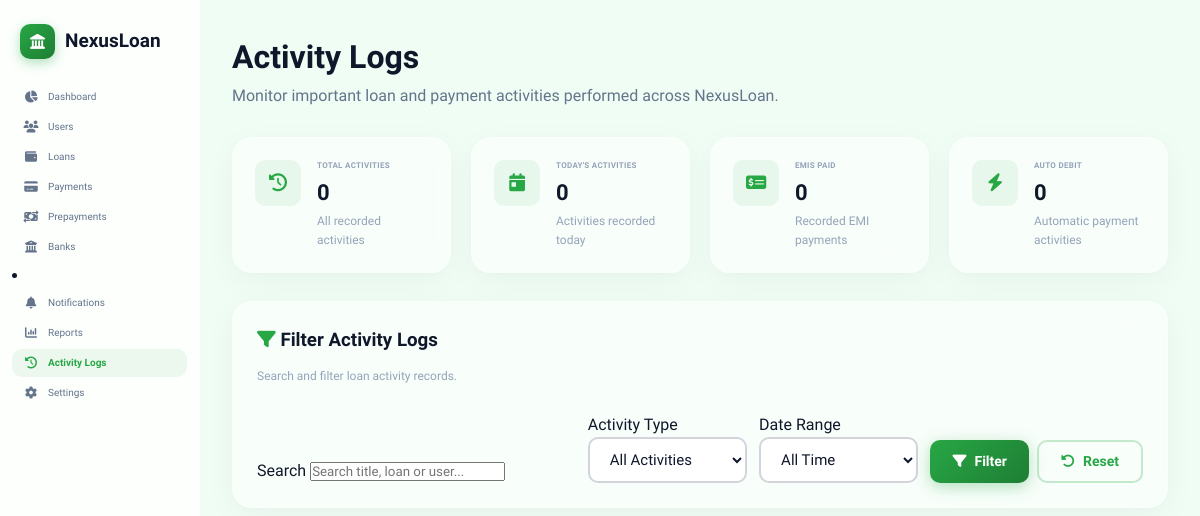
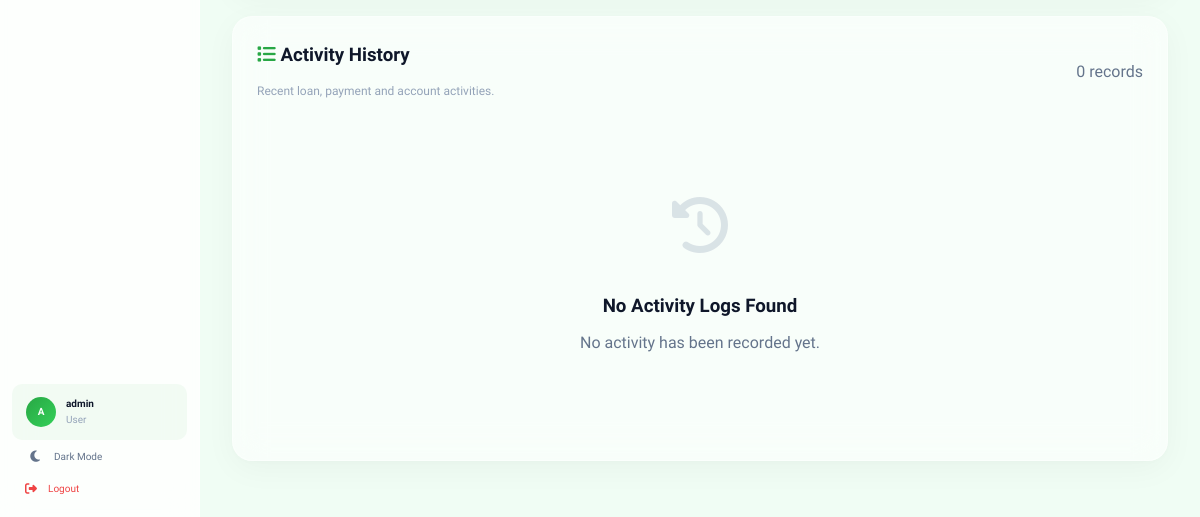
The app's page /activity-logs/ (signed in), older data (2 pictures, top to bottom).
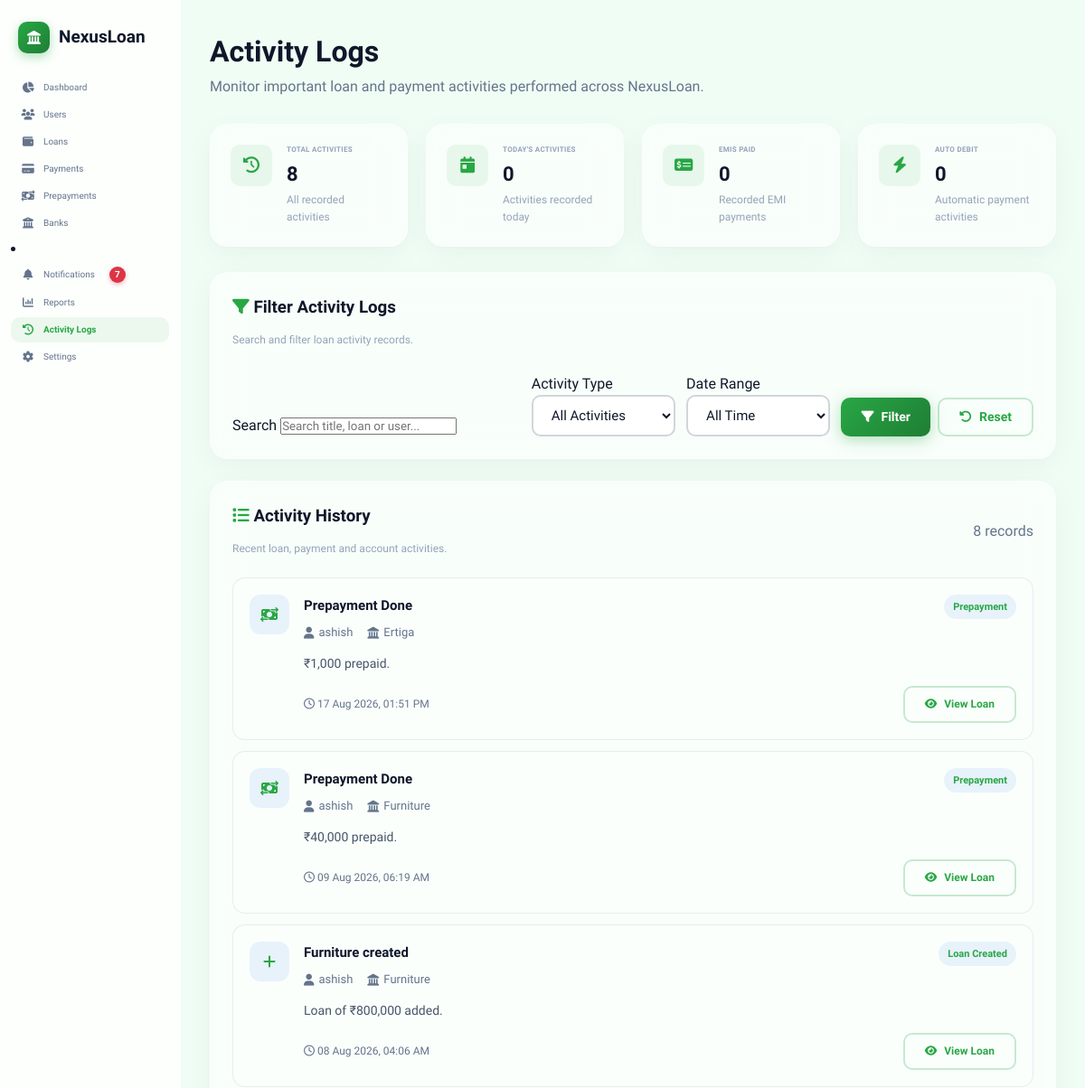
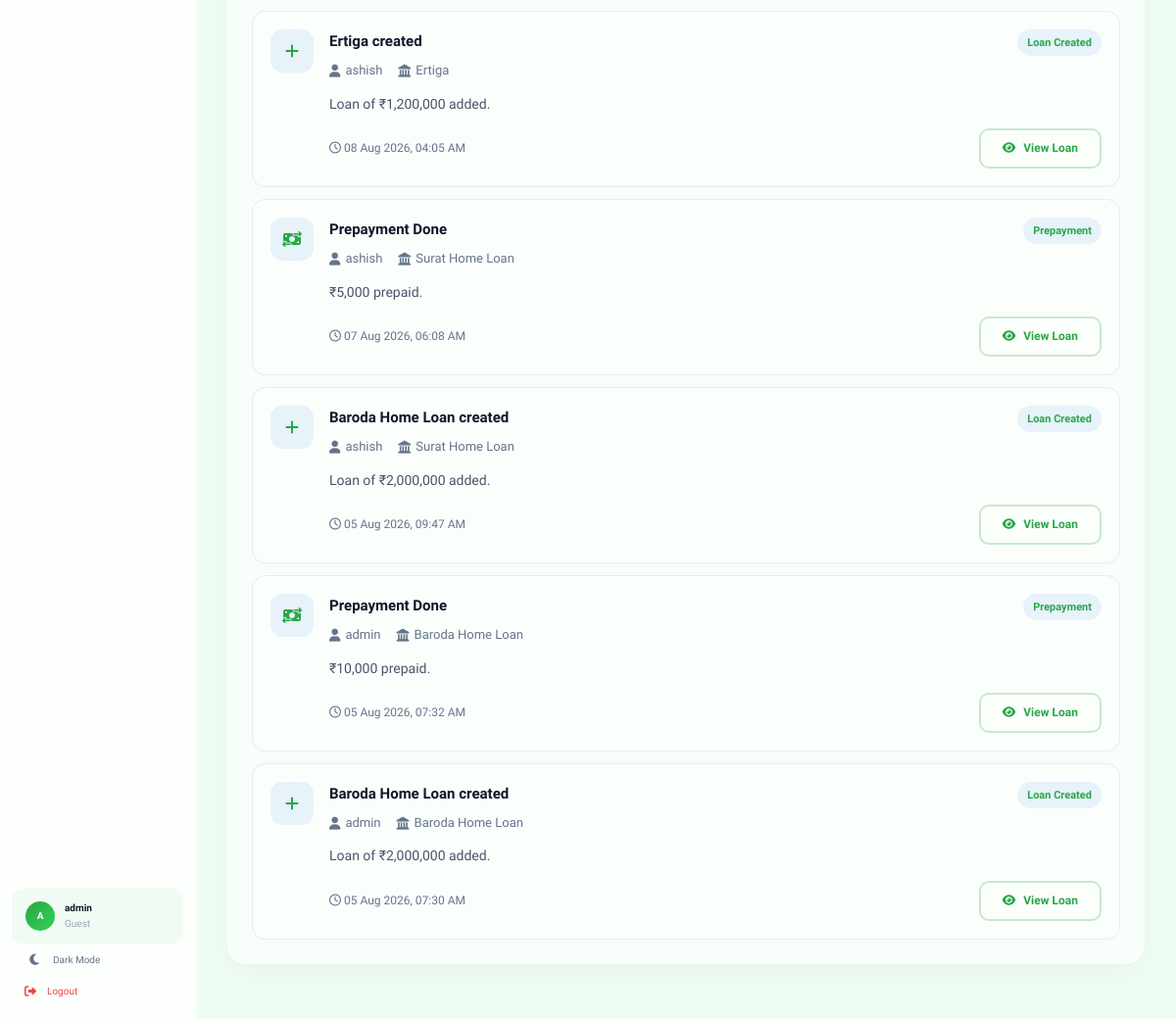
The same page, newer data (2 pictures, top to bottom).
### accounts/models.py (models this page shows, shortened)
class Profile(models.Model):
    ROLE_CHOICES = [
        ("guest", "Guest"),
        ("borrower", "Borrower"),
        ("lender", "Lender"),
    ]
    user = models.OneToOneField(
        settings.AUTH_USER_MODEL, on_delete=models.CASCADE, related_name="profile"
    )
    role = models.CharField(max_length=20, choices=ROLE_CHOICES, default="guest")
    phone = models.CharField(max_length=15, blank=True, null=True)
    available_funds = models.DecimalField(max_digits=15, decimal_places=2, default=0)
    kyc_verified = models.BooleanField(default=False)
    pan_number = models.CharField(max_length=10, blank=True, null=True)
    credit_score = models.PositiveIntegerField(
        default=750, help_text="CIBIL score approximation"
    )
    annual_income = models.DecimalField(max_digits=15, decimal_places=2, default=0)
    created_at = models.DateTimeField(auto_now_add=True)

### dashboard/models.py (models this page shows, shortened)
class ActivityLog(models.Model):
    ACTIONS = [
        ("loan_created", "Loan Created"),
        ("loan_closed", "Loan Closed"),
        ("emi_paid", "EMI Paid"),
        ("prepayment", "Prepayment"),
        ("loan_updated", "Loan Updated"),
        ("auto_debit", "Auto Debit"),
    ]
    user = models.ForeignKey(User, on_delete=models.CASCADE, related_name="activities")
    loan = models.ForeignKey(
        Loan,
        on_delete=models.CASCADE,
        null=True,
        blank=True,
        related_name="activities",
    )
    action = models.CharField(max_length=40, choices=ACTIONS)
    title = models.CharField(max_length=150)
    description = models.TextField(blank=True)
    created_at = models.DateTimeField(auto_now_add=True)
    class Meta:
        ordering = ["-created_at"]

### loans/models.py (models this page shows, shortened)
class Loan(models.Model):
    STATUS_CHOICES = [
        ("active", "Active"),
        ("closed", "Closed"),
        ("default", "Default"),
    ]
    LOAN_TYPE_CHOICES = [
        ("home", "Home Loan"),
        ("car", "Car Loan"),
        ("education", "Education Loan"),
        ("personal", "Personal Loan"),
        ("business", "Business Loan"),
        ("gold", "Gold Loan"),
        ("other", "Other"),
    ]
    EMI_FREQUENCY_CHOICES = [
        ("monthly", "Monthly"),
        ("quarterly", "Quarterly"),
        ("half_yearly", "Half Yearly"),
        ("yearly", "Yearly"),
    ]
    user = models.ForeignKey(
        settings.AUTH_USER_MODEL, on_delete=models.CASCADE, related_name="loans"
    )
    loan_name = models.CharField(max_length=200)
    loan_type = models.CharField(
        max_length=20, choices=LOAN_TYPE_CHOICES, default="home"
    )
    amount = models.DecimalField(max_digits=15, decimal_places=2)
    interest_rate = models.DecimalField(max_digits=5, decimal_places=2)
    tenure_years = models.PositiveIntegerField()
    emi = models.DecimalField(max_digits=15, decimal_places=2)
    start_date = models.DateField()
    first_emi_date = models.DateField(
        null=True,
        blank=True,
        help_text="Date on which first EMI will be deducted.",
    )
    emi_frequency = models.CharField(
        max_length=20,
        choices=EMI_FREQUENCY_CHOICES,
        default="monthly",
    )
    auto_debit = models.BooleanField(
        default=True,
        help_text="Automatically deduct EMI on due date.",
    )
    status = models.CharField(max_length=20, choices=STATUS_CHOICES, default="active")
    closed_date = models.DateField(null=True, blank=True)
    remaining_balance = models.DecimalField(max_digits=15, decimal_places=2, default=0)
    total_interest_paid = models.DecimalField(
        max_digits=15, decimal_places=2, default=0
    )
    is_public = models.BooleanField(
        default=False, help_text="Make visible to lenders for investment"
    )
    funded_amount = models.DecimalField(max_digits=15, decimal_places=2, default=0)
    created_at = models.DateTimeField(auto_now_add=True)
    updated_at = models.DateTimeField(auto_now=True)
    class Meta:
        ordering = ["-created_at"]
        verbose_name = "Loan"
        verbose_name_plural = "Loans"

### loans/views.py (the view, shortened to what this page needs)
@login_required
def activity_logs_dashboard(request):
    if not request.user.is_staff:
        return redirect("dashboard")
    logs = (
        ActivityLog.objects.filter(user__isnull=False)
        .select_related("user", "loan")
        .order_by("-created_at")
    )
    search = request.GET.get("search", "").strip()
    action = request.GET.get("action", "").strip()
    date_range = request.GET.get("date_range", "").strip()
    if action:
        logs = logs.filter(action=action)
    today = timezone.localdate()
    if date_range == "today":
        logs = logs.filter(created_at__date=today)
    elif date_range == "7_days":
        logs = logs.filter(created_at__date__gte=today - timedelta(days=6))
    elif date_range == "30_days":
        logs = logs.filter(created_at__date__gte=today - timedelta(days=29))
    all_logs = ActivityLog.objects.all()
    total_logs = all_logs.count()
    today_logs = all_logs.filter(created_at__date=today).count()
    emi_paid_count = all_logs.filter(action="emi_paid").count()
    auto_debit_count = all_logs.filter(action="auto_debit").count()
    paginator = Paginator(logs, 20)
    page_number = request.GET.get("page")
    page_obj = paginator.get_page(page_number)
    context = {
        "page_title": "Activity Logs",
        "logs": page_obj.object_list,
        "page_obj": page_obj,
        "total_logs": total_logs,
        "today_logs": today_logs,
        "emi_paid_count": emi_paid_count,
        "auto_debit_count": auto_debit_count,
        "search": search,
        "selected_action": action,
        "selected_date_range": date_range,
        "action_choices": ActivityLog.ACTIONS,
    }
    return render(
        request,
        "loans/activity_logs_dashboard.html",
        context,
    )

### loan_manager/context_processors.py (called while the page is built, shortened)
def loan_notifications(request):
    if not request.user.is_authenticated:
        return {
            "header_notifications": [],
            "header_unread_notifications": 0,
        }
    from loans.models import Notification
    if request.user.is_staff:
        notifications = Notification.objects.select_related("loan", "user").order_by(
            "-created_at"
        )[:5]
        unread_count = Notification.objects.filter(is_read=False).count()
    return {
        "header_notifications": notifications,
        "header_unread_notifications": unread_count,
        "is_admin": request.user.is_staff,
    }

### templates/loans/activity_logs_dashboard.html (shortened to what the changed rows need)
{% extends 'app_layout.html' %}
{% load static %}
{% block app_content %}
<div class="page-header">
    <div>
        <h1>Activity Logs</h1>
    </div>
</div>
<div class="summary-grid">
    <div class="summary-card glass-card">
        <div class="sc-info">
            <span class="sc-label">Total Activities</span>
            <span class="sc-value">{{ total_logs }}</span>
            <span class="sc-sub">All recorded activities</span>
        </div>
    </div>
</div>
<div class="glass-card" style="padding:24px;margin-bottom:24px;">
    <div class="badges-header" style="margin-bottom:20px;">
        <div>
            <h3 style="margin-bottom:6px;"><i class="fas fa-list" style="color:var(--primary);"></i> Activity History</h3>
            <span class="sc-sub">Recent loan, payment and account activities.</span>
        </div>
        <span class="text-muted">
            {{ page_obj.paginator.count }} record{{ page_obj.paginator.count|pluralize }}
        </span>
    </div>
    {% if logs %}
    <div class="activity-log-list">
        {% for log in logs %}
        <div class="activity-log-item">
            <div class="activity-log-icon">
                {% if log.action == "loan_created" %}
                <i class="fas fa-plus"></i>
                {% elif log.action == "loan_closed" %}
                <i class="fas fa-circle-check"></i>
                {% elif log.action == "emi_paid" %}
                <i class="fas fa-money-check-dollar"></i>
                {% elif log.action == "prepayment" %}
                <i class="fas fa-money-bill-transfer"></i>
                {% elif log.action == "loan_updated" %}
                <i class="fas fa-pen"></i>
                {% elif log.action == "auto_debit" %}
                <i class="fas fa-bolt"></i>
                {% else %}
                <i class="fas fa-circle-info"></i>
                {% endif %}
            </div>
            <div class="activity-log-content">
                <div class="activity-log-top">
                    <div>
                        <h4>{{ log.title }}</h4>
                        <div class="activity-log-meta">
                            <span>
                                <i class="fas fa-user"></i>
                                {{ log.user.username }}
                            </span>
                            {% if log.loan %}
                            <span>
                                <i class="fas fa-landmark"></i>
                                {{ log.loan.loan_name }}
                            </span>
                            {% endif %}
                        </div>
                    </div>
                    <span class="activity-badge">{{ log.get_action_display }}</span>
                </div>
                {% if log.description %}
                <p class="activity-log-description">{{ log.description }}</p>
                {% endif %}
                <div class="activity-log-footer">
                    <span class="text-muted">
                        <i class="far fa-clock"></i>
                        {{ log.created_at|date:"d M Y, h:i A" }}
                    </span>
                    {% if log.loan %}
                    <a href="{% url 'loan_detail' log.loan.pk %}" class="btn btn-outline btn-sm">
                        <i class="fas fa-eye"></i>
                        View Loan
                    </a>
                    {% endif %}
                </div>
            </div>
        </div>
        {% endfor %}
    </div>
    {% else %}
    <div style="padding:60px 24px;text-align:center;">
        <div class="empty-icon">
            <i class="fas fa-clock-rotate-left"></i>
        </div>
        <h3 style="margin:16px 0 8px 0;">No Activity Logs Found</h3>
        <p class="text-muted" style="max-width:500px;margin:0 auto 20px auto;">
            {% if search or selected_action or selected_date_range %}
            No activities match your current filters. Try changing the filters.
            {% else %}
            No activity has been recorded yet.
            {% endif %}
        </p>
    </div>
    {% endif %}
</div>
{% endblock %}

### templates/app_layout.html (shortened to what the changed rows need)
{% extends 'base.html' %}
{% load static %}
{% block content %}
<div class="app-layout">
    <aside class="sidebar" id="sidebar">
        <nav class="sidebar-nav">
            {% if not request.user.is_staff %}
                <a href="{% url 'loan_list' %}" class="nav-item {% if request.resolver_match.url_name == 'loan_list' %}active{% endif %}">
                    <i class="fas fa-wallet"></i>
                    <span>My Loans</span>
                </a>
                <a href="{% url 'payment_dashboard' %}" class="nav-item {% if request.resolver_match.url_name == 'payment_dashboard' %}active{% endif %}">
                    <i class="fas fa-credit-card"></i>
                    <span>Payments</span>
                </a>
                <a href="{% url 'prepayment_dashboard' %}" class="nav-item {% if request.resolver_match.url_name == 'prepayment_dashboard' %}active{% endif %}">
                    <i class="fas fa-money-bill-transfer"></i>
                    <span>Prepayments</span>
                </a>
                <a href="{% url 'documents_dashboard' %}" class="nav-item {% if request.resolver_match.url_name == 'documents_dashboard' %}active{% endif %}">
                    <i class="fas fa-folder-open"></i>
                    <span>Documents</span>
                </a>
                <li>
                    <a href="{% url 'notifications_dashboard' %}" class="nav-item {% if request.resolver_match.url_name == 'notifications_dashboard' %}active{% endif %}">
                        <i class="fas fa-bell"></i>
                        <span>Notifications</span>
                        {% if header_unread_notifications > 0 %}
                            <span class="notification-badge">{{ header_unread_notifications }}</span>
                        {% endif %}
                    </a>
                </li>
                <a href="{% url 'support_dashboard' %}" class="nav-item {% if request.resolver_match.url_name == 'support_dashboard' %}active{% endif %}">
                    <i class="fas fa-headset"></i>
                    <span>Support</span>
                </a>
                <a href="{% url 'settings_dashboard' %}" class="nav-item {% if request.resolver_match.url_name == 'settings_dashboard' %}active{% endif %}">
                    <i class="fas fa-gear"></i>
                    <span>Settings</span>
                </a>
            {% else %}
                <li>
                    <a href="{% url 'notifications_dashboard' %}" class="nav-item {% if request.resolver_match.url_name == 'notifications_dashboard' %}active{% endif %}">
                        <i class="fas fa-bell"></i>
                        <span>Notifications</span>
                        {% if header_unread_notifications > 0 %}
                            <span class="notification-badge">{{ header_unread_notifications }}</span>
                        {% endif %}
                    </a>
                </li>
            {% endif %}
        </nav>
        <div class="sidebar-footer">
            <div class="user-info">
                <div class="user-avatar">{{ request.user.first_name.0|default:request.user.username.0|upper }}</div>
                <div class="user-details">
                    <span class="user-name">{{ request.user.get_full_name|default:request.user.username }}</span>
                    <span class="user-role">
                        {% if request.user.profile %}
                            {{ request.user.profile.get_role_display }}
                        {% else %}
                            User
                        {% endif %}
                    </span>
                </div>
            </div>
        </div>
    </aside>
    <main class="main-content">
        {% block app_content %}{% endblock %}
    </main>
</div>
{% endblock %}

Row changes from the older to the newer data that the page shows:
added ActivityLog: title "Prepayment Done", user.username "ashish", loan.loan_name "Ertiga", action "Prepayment", description "₹1,000 prepaid.", created_at "17 Aug 2026, 01:51 PM", shows "View Loan"
added ActivityLog: title "Prepayment Done", user.username "ashish", loan.loan_name "Furniture", action "Prepayment", description "₹40,000 prepaid.", created_at "09 Aug 2026, 06:19 AM", shows "View Loan"
added ActivityLog: title "Furniture created", user.username "ashish", loan.loan_name "Furniture", action "Loan Created", description "Loan of ₹800,000 added.", created_at "08 Aug 2026, 04:06 AM", shows "View Loan"
added ActivityLog: title "Ertiga created", user.username "ashish", loan.loan_name "Ertiga", action "Loan Created", description "Loan of ₹1,200,000 added.", created_at "08 Aug 2026, 04:05 AM", shows "View Loan"
added ActivityLog: title "Prepayment Done", user.username "ashish", loan.loan_name "Surat Home Loan", action "Prepayment", description "₹5,000 prepaid.", created_at "07 Aug 2026, 06:08 AM", shows "View Loan"
added ActivityLog: title "Baroda Home Loan created", user.username "ashish", loan.loan_name "Surat Home Loan", action "Loan Created", description "Loan of ₹2,000,000 added.", created_at "05 Aug 2026, 09:47 AM", shows "View Loan"
added ActivityLog: title "Prepayment Done", user.username "admin", loan.loan_name "Baroda Home Loan", action "Prepayment", description "₹10,000 prepaid.", created_at "05 Aug 2026, 07:32 AM", shows "View Loan"
added ActivityLog: title "Baroda Home Loan created", user.username "admin", loan.loan_name "Baroda Home Loan", action "Loan Created", description "Loan of ₹2,000,000 added.", created_at "05 Aug 2026, 07:30 AM", shows "View Loan"
Text that changed along with them:
{{ header_unread_notifications }}: (not shown) → "7"
{{ request.user.profile.get_role_display }}: (not shown) → "Guest"
{{ total_logs }}: "0" → "8"
{{ page_obj.paginator.count }}: "0" → "8"
text no longer shown: "User No Activity Logs Found No activity has been recorded yet."
